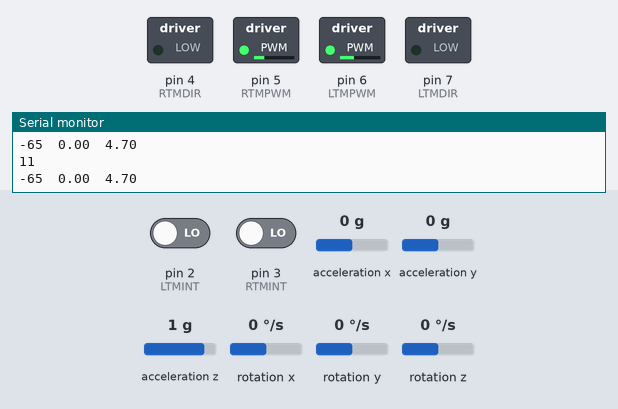
Bench run of a sketch on a simulated Arduino Uno, built with avr-gcc and run on an emulated ATmega328P. Parts: switched loads named in the sketch (green lamp = pin HIGH), the last lines printed to the serial monitor. The test bench sets the inputs (shaded band); at power-on: acceleration x 0 g, acceleration z 1 g, rotation y 0 °/s, pin 2 (LTMINT) LOW, pin 3 (RTMINT) LOW, acceleration y 0 g, rotation x 0 °/s, rotation z 0 °/s.

Above: at 1.7 s.
1.8 s: acceleration x set to -1.4 g
At 2.9 s:
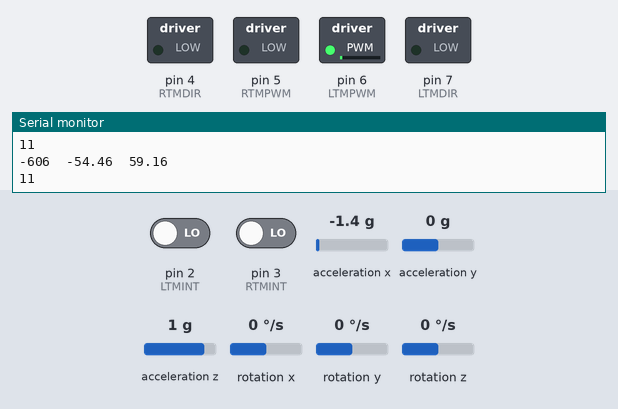
3.3 s: acceleration x set to 0.8 g
At 4.1 s:
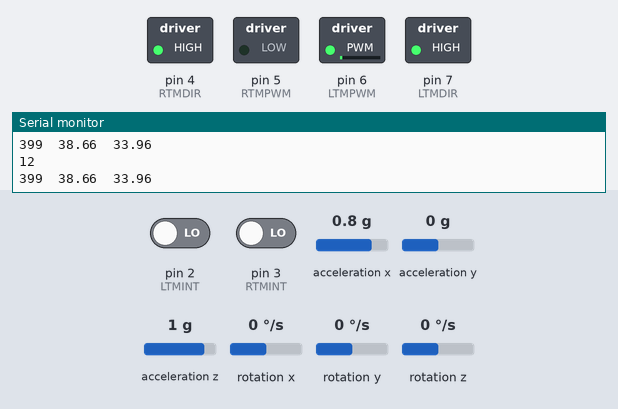
4.8 s: acceleration x set to -0.1 g
At 5.2 s:
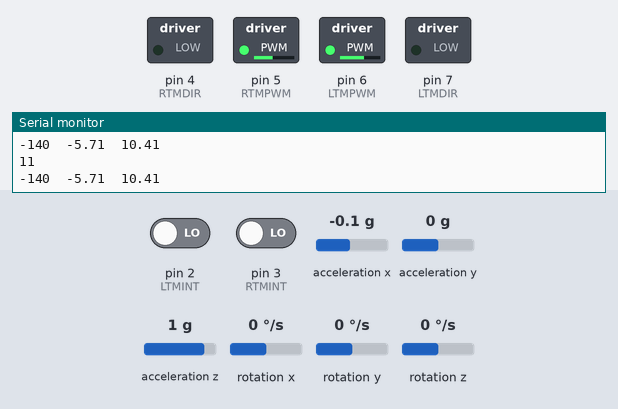
6.3 s: acceleration z set to -0.8 g
At 7.4 s:
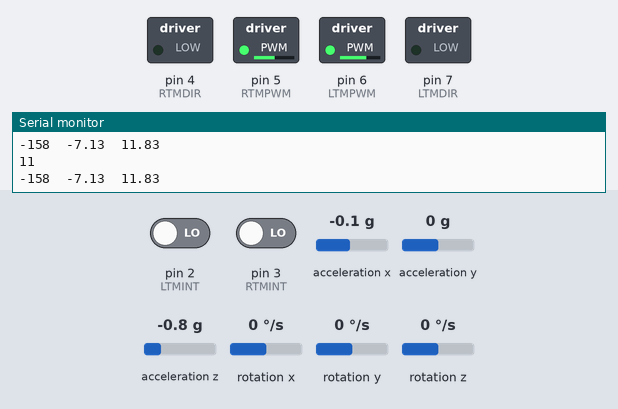
7.8 s: rotation y set to 100 °/s
At 8.5 s:
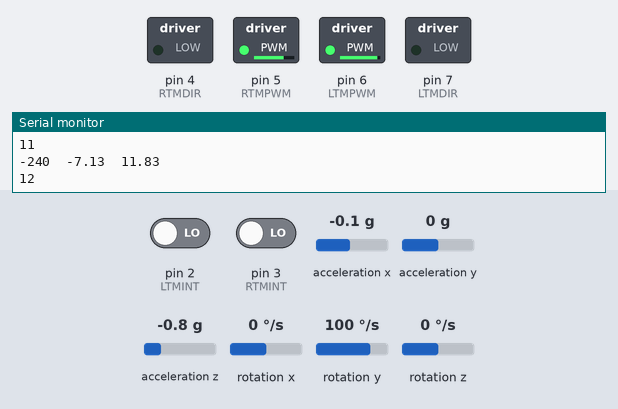
9.3 s: rotation y set to 192 °/s
At 10.7 s:
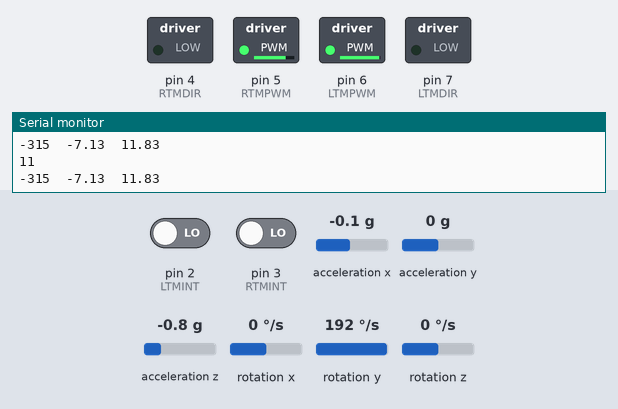
Timing chart, 0 to 11.8 s (numbered marks = the images above; inputs shaded):
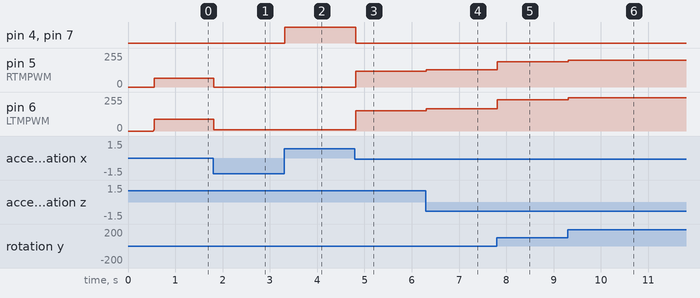

Measured:
- after the input at 1.8 s, pin 5 (RTMPWM): 65/255 → 0/255 at once; pin 6 (LTMPWM): 88/255 → 10/255 at once
- after the input at 3.3 s, pin 4 (RTMDIR), pin 7 (LTMDIR): LOW → HIGH at once
- after the input at 4.8 s, pin 4 (RTMDIR), pin 7 (LTMDIR): HIGH → LOW at once; pin 5 (RTMPWM): 0/255 → 118/255 at once; pin 6 (LTMPWM): 10/255 → 151/255 at once
- after the input at 6.3 s, pin 5 (RTMPWM): 118/255 → 131/255 at once; pin 6 (LTMPWM): 151/255 → 167/255 at once
- after the input at 7.8 s, pin 5 (RTMPWM): 131/255 → 189/255 at once; pin 6 (LTMPWM): 167/255 → 236/255 at once
- after the input at 9.3 s, pin 5 (RTMPWM): 189/255 → 200/255 at once; pin 6 (LTMPWM): 236/255 → 250/255 at once

The sketch:

sbr4.ino
```cpp
#include "I2Cdev.h"
#include "MPU6050_6Axis_MotionApps20.h"
#include "Wire.h"
#define LTMDIR 7
#define RTMDIR 4
#define LTMPWM 6
#define RTMPWM 5
#define LTMINT 2
#define RTMINT 3
MPU6050 mpu;
int rn = 0, ln = 0;
float r1 = 0, l1 = 0;
float rv = 0, lv = 0;
uint16_t packetSize;
uint16_t fifoCount;
uint8_t fifoBuffer[64];
bool rDir = 0;
bool lDir = 0;
uint32_t t, t1, t2;
int turn = 0;
int lout = 0;
int rout = 0;
double cgcerr = 0;
volatile uint8_t rc = 0;
volatile uint8_t lc = 0;
volatile bool mpuInterrupt = false;
Quaternion q;
VectorFloat gravity;
int16_t gyro[3];
float gy;
float ypr[3];
int m = 20;

float cg = 0;
float cgoffset = 0;
float angs = 20.0;
float alpha = 0, kcg, kcgd, kcgi, kangi =0.0, kangp = 0.5, kangd = 5.0;float angcerr = 0.0;
float angle = 0;float pangle = 0;float z;
void motorControl();
void getYPR();
void calculate();
int pout = 0;
void setup() {
    Wire.begin();
    Serial.begin(57600);
    delay(10);
    mpuInit();
    //delay(15000);
    intInit();
    delay(10);
    getYPR();
    z = (pow(kangp,angs/57.2958)-1);
    cgoffset = 4.7;
    pinMode(LTMINT, INPUT);
    pinMode(RTMINT, INPUT);
    pinMode(LTMDIR, OUTPUT);
    pinMode(RTMDIR, OUTPUT);
    pinMode(LTMPWM, OUTPUT);
    pinMode(RTMPWM, OUTPUT);
    analogWrite(RTMPWM,1);
    analogWrite(LTMPWM,1);
    t=millis();
    t1=millis();


}
int out = 0;
void loop() {
            if( mpuInterrupt )
            {
                getYPR();
                t2 = millis() - t;
                t=millis();
                Serial.println(t2);
                odor();
                cgPID(t2);
                angle = cg - ypr[1];
                if(abs(pangle-angle)<3){
                  out = anglePD() + t2 * alpha / 100.0;
                  pangle = angle;
                }
                pangle = angle;
                rc = lc = 0;
                lout = out + turn;
                rout = out - turn;
                rDir = ( (rout > 0) ? 1 : 0);
                lDir = ( (lout > 0) ? 1 : 0);
                lout = abs( lout );
                rout = abs( rout );

                /*if(lout != 0)
                {
                  if( (lout > 0) && (lout < m) )lout = m;
                }*/

                lout = constrain(lout, -255, 255);
                rout = constrain(rout, -255, 255);
                if(lout!=0)
                lout = map(lout, 0 , 255 , m, 200);
                if(rout!=0)
                rout = map(rout, 0 , 255 , m, 200);
                /*if(rout != 0)
                {
                  if( (rout > 0) && (rout < m) )rout = m;
                }*/
                if((abs(pout - out)>150)||abs(angle) > 40)
                  motorControl( 0, 0);
                else{
                  motorControl( rout, lout);pout = out;}

            Serial.print(out);
            Serial.print("\t");

            //Serial.print(", ");
            Serial.print(ypr[1]);
            Serial.print("\t");
            Serial.println(abs(angle));
            //Serial.print("\tra la\t");
            //Serial.print(ra);
            //Serial.print(",");
            //Serial.println(la);

              }
              if(Serial.available()>2){
                switch (Serial.read())
                {
                case 'p':kangp = Serial.parseFloat();z = (pow(kangp,angs/57.2958)-1);break;
                case 'i':kangi = Serial.parseFloat();break;
                case 'd':kangd = Serial.parseFloat();break;
                case 'a':kcg = Serial.parseFloat();break;
                case 'b':kcgi = Serial.parseFloat();break;
                case 'c':kcgd = Serial.parseFloat();break;
                case 's':cgoffset  = Serial.parseFloat();t = millis();break;
                case 'e':alpha  = Serial.parseFloat();t = millis();break;
                case 't':angs = Serial.parseFloat();z = (pow(kangp,angs/57.2958)-1);break;
                //case 'a':an=Serial.parseFloat();break;
                case 'm':m = Serial.parseFloat();break;
                }
              Serial.read();
              }

//Serial.print(asp);Serial.print("\t");Serial.print(ap);Serial.print("\t");Serial.print(li);Serial.print("\t");Serial.print(ad);Serial.print("\t");Serial.println(lp);
}

void cgPID(uint32_t t){
  float err = t * alpha / 100.0 - (rv + lv) / 2.0;
  cgcerr += kcgi * err;
  cgcerr = constrain( cgcerr, -5, 5);
  cg = err * kcg + cgcerr + kcgd * gy + cgoffset;
  cg = constrain(cg, -10, 10);
}

float anglePD()
{
  float err = alpha - angle;
  angcerr += err;
  angcerr = constrain(angcerr, -20, +20);
  return (err/abs(err))*
  (pow(kangp,abs(err)/57.2958)-1)*255.0/z + angcerr * kangi + (gy) * kangd;
  //return ( 400.0 * (1.0 / (1+exp(-err * kangp))-0.5) + angcerr * kangi + gy * kangd);
  //return (err * kangp + angcerr * kangi + gy * kangd);
}

void odor(){
  t1 = (millis() - t1);
  if(!lDir)
    {
      lv = -1 * lc;
      lc = 0;
    }
  else
    {
      lv = lc;
      lc = 0;
    }
  if(!rDir)
    {
      rv = -1 * rc;
      rc = 0;
    }
  else
    {
      rv = rc;
      rc=0;
    }
  r1 += rv;
  l1 += lv;
  rv = rv * 1000.0 / t1;
  lv = lv * 1000.0 / t1;
  t1=millis();
  if(abs(r1) > 29)
  {
    if(r1 > 29)
    {
      rn++;
      r1 -= 30;
    }
    else
    {
      rn--;
      r1 += 30;
    }
  }
  if(abs(l1) > 29)
  {
    if(l1 > 29)
    {
      ln++;
      l1 -= 30;
    }
    else
    {
      ln--;
      l1 += 30;
    }
  }
}


void motorControl(int a, int b)
{
    if(lDir)
      PORTD |= _BV(RTMDIR);
    else
      PORTD &= ~_BV(RTMDIR);
    if(rDir)
      PORTD |= _BV(LTMDIR);
    else
      PORTD &= ~_BV(LTMDIR);
    OCR0B = ( ( abs( a ) <= 200 ) ? a : 0 );
    OCR0A = ( ( abs( b ) <= 200 ) ? b : 0 ) * 1.2 + 10;
}

void getYPR(){
    mpuInterrupt = false;
    fifoCount = mpu.getFIFOCount();
        while (fifoCount < packetSize) {fifoCount = mpu.getFIFOCount();}

            mpu.getFIFOBytes(fifoBuffer, packetSize);
            fifoCount -= packetSize;
            mpu.dmpGetQuaternion(&q, fifoBuffer);
            mpu.dmpGetGravity(&gravity, &q);
            mpu.dmpGetYawPitchRoll(ypr, &q, &gravity);
            mpu.dmpGetGyro(gyro, fifoBuffer);
            ypr[1] *= 180 / PI;
            gy = -gyro[1]/100.0;
            mpu.resetFIFO();
}

ISR(TIMER1_OVF_vect) {
  mpuInterrupt = 1;
  TCNT1=64886;
}

void intInit(){
    mpu.resetFIFO();
    TCCR1A=0;
    TCCR1B=0;
    TCNT1=64886;
    TCCR1B |= (1 << CS12);
    TIMSK1 |= (1 << TOIE1);
    attachInterrupt(digitalPinToInterrupt(RTMINT),RME,RISING);
    attachInterrupt(digitalPinToInterrupt(LTMINT),LME,RISING);
}

void LME(){
  lc++;
}

void RME(){
  rc++;
}
ISR (PCINT0_vect){
  if(digitalRead(8) == 1)mpuInterrupt = 1;
}
void mpuInit(){
    mpu.initialize();
    mpu.testConnection();
    mpu.dmpInitialize();
    mpu.setXGyroOffset(-1);
    mpu.setYGyroOffset(-1);
    mpu.setZGyroOffset(255);
    mpu.setXAccelOffset(705);
    mpu.setYAccelOffset(-139);
    mpu.setZAccelOffset(1219);
    mpu.setDMPEnabled(true);
    packetSize = mpu.dmpGetFIFOPacketSize();
  }
```
